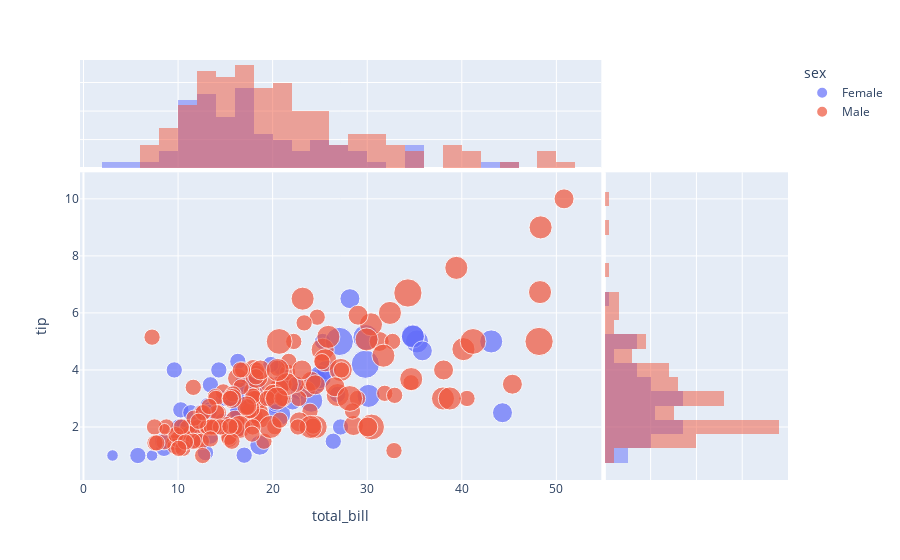

The code cell stored with this chart in its notebook:
### Code cell
px.scatter(tips,
           x='total_bill',
           y = 'tip',
           marginal_x='histogram',
           marginal_y='histogram',
           size = 'size',
           color = 'sex')

### Figure 1 — Plotly figure (JSON) as saved in the notebook; plotly's stock layout.template omitted (floating-point values rounded to 4 significant figures; data arrays with more than 128 entries replaced by an {"elided": "..."} marker saying what was removed)
{"data": [{"hovertemplate": "sex=Female<br>total_bill=%{x}<br>tip=%{y}<br>size=%{marker.size}<extra></extra>", "legendgroup": "Female", "marker": {"color": "#636efa", "size": [2, 4, 4, 2, 3, 3, 2, 2, 2, 2, 4, 3, 2, 4, 2, 2, 1, 3, 2, 2, 2, 1, 4, 2, 2, 2, 2, 2, 3, 2, 2, 2, 1, 3, 2, 2, 2, 4, 2, 2, 6, 2, 2, 2, 2, 2, 2, 2, 2, 2, 2, 2, 6, 2, 2, 3, 2, 5, 4, 2, 3, 2, 2, 2, 2, 3, 3, 2, 4, 2, 2, 2, 2, 3, 2, 2, 3, 2, 4, 2, 3, 2, 2, 2, 3, 2, 2], "sizemode": "area", "sizeref": 0.015, "symbol": "circle"}, "mode": "markers", "name": "Female", "orientation": "v", "showlegend": true, "type": "scatter", "x": [16.99, 24.59, 35.26, 14.83, 10.33, 16.97, 20.29, 15.77, 19.65, 15.06, 20.69, 16.93, 10.29, 34.81, 26.41, 16.45, 3.07, 17.07, 26.86, 25.28, 14.73, 10.07, 34.83, 5.75, 16.32, 22.75, 11.35, 15.38, 44.3, 22.42, 20.92, 14.31, 7.25, 25.71, 17.31, 10.65, 12.43, 24.08, 13.42, 12.48, 29.8, 14.52, 11.38, 20.27, 11.17, 12.26, 18.26, 8.51, 10.33, 14.15, 13.16, 17.47, 27.05, 16.43, 8.35, 18.64, 11.87, 29.85, 25, 13.39, 16.21, 17.51, 10.59, 10.63, 9.6, 20.9, 18.15, 19.81, 43.11, 13, 12.74, 13, 16.4, 16.47, 12.76, 13.27, 28.17, 12.9, 30.14, 13.42, 15.98, 16.27, 10.09, 22.12, 35.83, 27.18, 18.78], "xaxis": "x", "y": [1.01, 3.61, 5, 3.02, 1.67, 3.5, 2.75, 2.23, 3, 3, 2.45, 3.07, 2.6, 5.2, 1.5, 2.47, 1, 3, 3.14, 5, 2.2, 1.83, 5.17, 1, 4.3, 3.25, 2.5, 3, 2.5, 3.48, 4.08, 4, 1, 4, 3.5, 1.5, 1.8, 2.92, 1.68, 2.52, 4.2, 2, 2, 2.83, 1.5, 2, 3.25, 1.25, 2, 2, 2.75, 3.5, 5, 2.3, 1.5, 1.36, 1.63, 5.14, 3.75, 2.61, 2, 3, 1.61, 2, 4, 3.5, 3.5, 4.19, 5, 2, 2.01, 2, 2.5, 3.23, 2.23, 2.5, 6.5, 1.1, 3.09, 3.48, 3, 2.5, 2, 2.88, 4.67, 2, 3], "yaxis": "y"}, {"alignmentgroup": "True", "bingroup": "x", "hovertemplate": "sex=Female<br>total_bill=%{x}<br>count=%{y}<extra></extra>", "legendgroup": "Female", "marker": {"color": "#636efa"}, "name": "Female", "offsetgroup": "Female", "opacity": 0.5, "showlegend": false, "type": "histogram", "x": [16.99, 24.59, 35.26, 14.83, 10.33, 16.97, 20.29, 15.77, 19.65, 15.06, 20.69, 16.93, 10.29, 34.81, 26.41, 16.45, 3.07, 17.07, 26.86, 25.28, 14.73, 10.07, 34.83, 5.75, 16.32, 22.75, 11.35, 15.38, 44.3, 22.42, 20.92, 14.31, 7.25, 25.71, 17.31, 10.65, 12.43, 24.08, 13.42, 12.48, 29.8, 14.52, 11.38, 20.27, 11.17, 12.26, 18.26, 8.51, 10.33, 14.15, 13.16, 17.47, 27.05, 16.43, 8.35, 18.64, 11.87, 29.85, 25, 13.39, 16.21, 17.51, 10.59, 10.63, 9.6, 20.9, 18.15, 19.81, 43.11, 13, 12.74, 13, 16.4, 16.47, 12.76, 13.27, 28.17, 12.9, 30.14, 13.42, 15.98, 16.27, 10.09, 22.12, 35.83, 27.18, 18.78], "xaxis": "x3", "yaxis": "y3"}, {"alignmentgroup": "True", "bingroup": "y", "hovertemplate": "sex=Female<br>tip=%{y}<br>count=%{x}<extra></extra>", "legendgroup": "Female", "marker": {"color": "#636efa"}, "name": "Female", "offsetgroup": "Female", "opacity": 0.5, "showlegend": false, "type": "histogram", "xaxis": "x2", "y": [1.01, 3.61, 5, 3.02, 1.67, 3.5, 2.75, 2.23, 3, 3, 2.45, 3.07, 2.6, 5.2, 1.5, 2.47, 1, 3, 3.14, 5, 2.2, 1.83, 5.17, 1, 4.3, 3.25, 2.5, 3, 2.5, 3.48, 4.08, 4, 1, 4, 3.5, 1.5, 1.8, 2.92, 1.68, 2.52, 4.2, 2, 2, 2.83, 1.5, 2, 3.25, 1.25, 2, 2, 2.75, 3.5, 5, 2.3, 1.5, 1.36, 1.63, 5.14, 3.75, 2.61, 2, 3, 1.61, 2, 4, 3.5, 3.5, 4.19, 5, 2, 2.01, 2, 2.5, 3.23, 2.23, 2.5, 6.5, 1.1, 3.09, 3.48, 3, 2.5, 2, 2.88, 4.67, 2, 3], "yaxis": "y2"}, {"hovertemplate": "sex=Male<br>total_bill=%{x}<br>tip=%{y}<br>size=%{marker.size}<extra></extra>", "legendgroup": "Male", "marker": {"color": "#EF553B", "size": {"elided": "157 int values"}, "sizemode": "area", "sizeref": 0.015, "symbol": "circle"}, "mode": "markers", "name": "Male", "orientation": "v", "showlegend": true, "type": "scatter", "x": {"elided": "157 float values"}, "xaxis": "x", "y": {"elided": "157 float values"}, "yaxis": "y"}, {"alignmentgroup": "True", "bingroup": "x", "hovertemplate": "sex=Male<br>total_bill=%{x}<br>count=%{y}<extra></extra>", "legendgroup": "Male", "marker": {"color": "#EF553B"}, "name": "Male", "offsetgroup": "Male", "opacity": 0.5, "showlegend": false, "type": "histogram", "x": {"elided": "157 float values"}, "xaxis": "x3", "yaxis": "y3"}, {"alignmentgroup": "True", "bingroup": "y", "hovertemplate": "sex=Male<br>tip=%{y}<br>count=%{x}<extra></extra>", "legendgroup": "Male", "marker": {"color": "#EF553B"}, "name": "Male", "offsetgroup": "Male", "opacity": 0.5, "showlegend": false, "type": "histogram", "xaxis": "x2", "y": {"elided": "157 float values"}, "yaxis": "y2"}], "layout": {"barmode": "overlay", "legend": {"itemsizing": "constant", "title": {"text": "sex"}, "tracegroupgap": 0}, "margin": {"t": 60}, "xaxis": {"anchor": "y", "domain": [0, 0.7363], "title": {"text": "total_bill"}}, "xaxis2": {"anchor": "y2", "domain": [0.7413, 1], "matches": "x2", "showgrid": true, "showline": false, "showticklabels": false, "ticks": ""}, "xaxis3": {"anchor": "y3", "domain": [0, 0.7363], "matches": "x", "showgrid": true, "showticklabels": false}, "xaxis4": {"anchor": "y4", "domain": [0.7413, 1], "matches": "x2", "showgrid": true, "showline": false, "showticklabels": false, "ticks": ""}, "yaxis": {"anchor": "x", "domain": [0, 0.7326], "title": {"text": "tip"}}, "yaxis2": {"anchor": "x2", "domain": [0, 0.7326], "matches": "y", "showgrid": true, "showticklabels": false}, "yaxis3": {"anchor": "x3", "domain": [0.7426, 1], "matches": "y3", "showgrid": true, "showline": false, "showticklabels": false, "ticks": ""}, "yaxis4": {"anchor": "x4", "domain": [0.7426, 1], "matches": "y3", "showgrid": true, "showline": false, "showticklabels": false, "ticks": ""}}}
